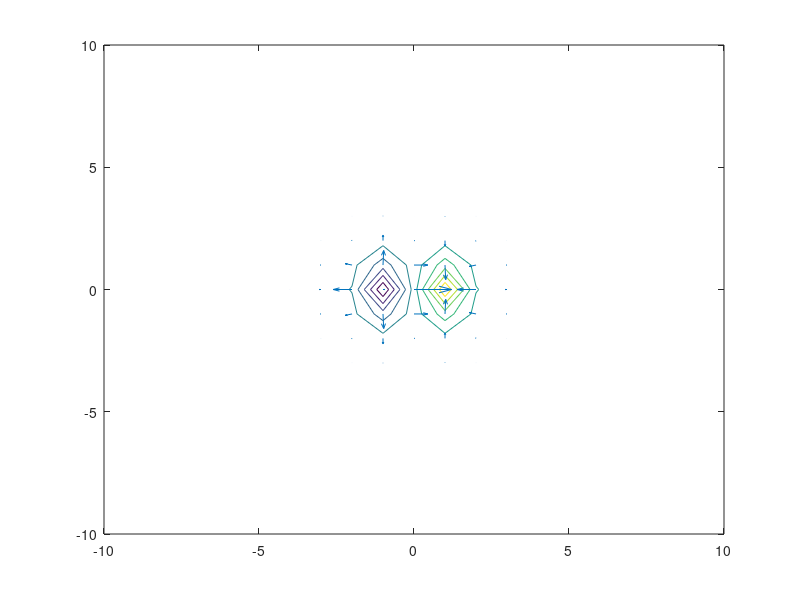

Write MATLAB code to recreate this figure.

%Sample Test: 
clear;
%Calculate 2d gradient of xe^(-x2-y2)
v = -10:10;
[x,y] = meshgrid(v);
z = x .* exp(-x.^2 - y.^2);
[px,py] = gradient(z);
%Plot contour lines and vectors
contour(v,v,z)
hold on
quiver(v,v,px,py)
hold off